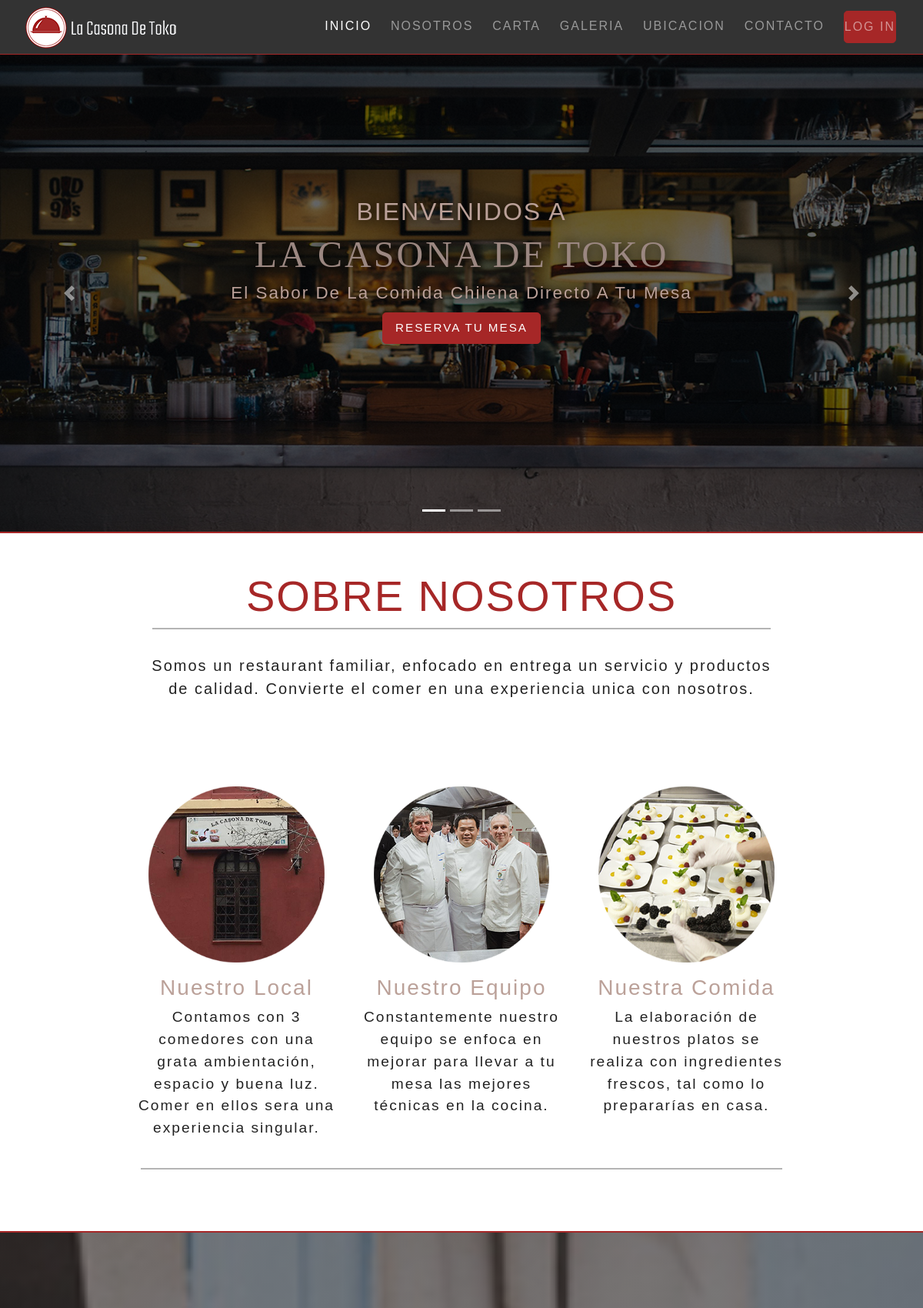
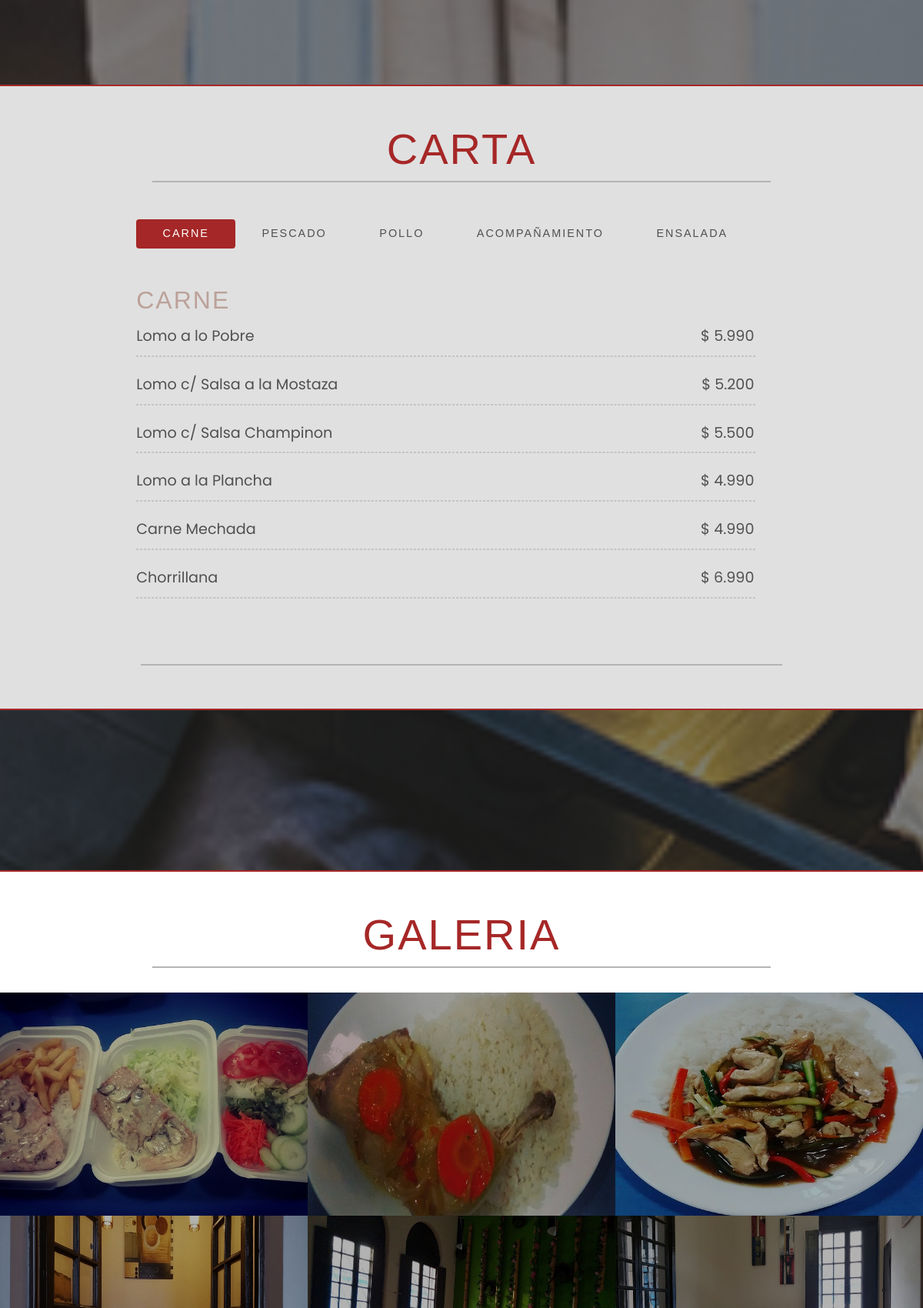
The page / (upper part) on the database its author committed (2 pictures, top to bottom).
### home/models.py (models this page shows, shortened)
class Nosotros(models.Model):
    descripcion = models.TextField()
    class Meta:
        verbose_name = 'Nosotros'
        verbose_name_plural = 'Nosotros'

class Contenido(models.Model):
    titulo = models.CharField(max_length=50)
    imagen = models.ImageField(upload_to='nosotros/')
    descripcion = models.TextField()
    class Meta:
        verbose_name = 'Contenido'
        verbose_name_plural = 'Contenido'
        ordering = ["-titulo"]

class TipoPlato(models.Model):
    nombre = models.CharField(max_length=50, verbose_name='Tipo de Plato')
    class Meta:
        verbose_name = 'Tipo de Plato'
        verbose_name_plural = 'Tipos de Plato'
    def __str__(self):
        return self.nombre

class Plato(models.Model):
    nombre = models.CharField(max_length=50, verbose_name='Nombre del Plato')
    precio = models.IntegerField(default=0, verbose_name='Precio')
    tipo_plato = models.ForeignKey(
        'TipoPlato', on_delete=models.SET_NULL, null=True, verbose_name='Tipo de Plato')
    class Meta:
        verbose_name = 'Plato'
        verbose_name_plural = 'Platos'
        ordering = ["tipo_plato"]

class Galeria(models.Model):
    titulo = models.CharField(max_length=50)
    imagen = models.ImageField(upload_to='galeria/')
    class Meta:
        verbose_name = 'Galeria'
        verbose_name_plural = 'Galeria'
        ordering = ["-titulo"]

### home/views.py (the view)
# urls.py: path('', views.home, name='home'),
def home(request):
    nosotros = Nosotros.objects.all()
    contenido = Contenido.objects.all()
    plato = Plato.objects.all()
    tipo_plato = TipoPlato.objects.all()
    galeria = Galeria.objects.all()
    context = {
        'nosotros': nosotros,
        'contenido': contenido,
        'plato': plato,
        'tipo_plato': tipo_plato,
        'galeria': galeria,
    }
    return render(request, 'home/index.html', context)

### home/templates/home/index.html (shortened to what this page needs)
{% extends 'base.html' %}
{% load static %}
{% load humanize %}
{% block content %}
    <div id="carrusel" class="carousel slide carousel-fade" data-rode="carousel">
        <ul class="carousel-indicators">
            <li data-target="#carrusel" data-slide-to="0" class="active"></li>
            <li data-target="#carrusel" data-slide-to="1"></li>
            <li data-target="#carrusel" data-slide-to="2"></li>
        </ul>
        <div class="carousel-inner">
            <div class="carousel-item active">
                <img class="img1" src="{% static 'img/carrusel/back1.jpg' %}" alt="b1">
                <div class="carousel-caption">
                    <h2 class="display-3">Bienvenidos A</h2>
                    <h1 class="display-1">La Casona De Toko</h1>
                    <h3>El Sabor De La Comida Chilena Directo A Tu Mesa</h3>
                    <a href="{% url 'reservacion:reserva_mesa' %}" class="btn btn-danger btn-lg">Reserva Tu Mesa</a>
                </div>
            </div>
        </div>
        <a class="carousel-control-prev" href="#carrusel" role="button" data-slide="prev">
            <span class="carousel-control-prev-icon" aria-hidden="true"></span>
        </a>
        <a class="carousel-control-next" href="#carrusel" role="button" data-slide="next">
            <span class="carousel-control-next-icon" aria-hidden="true"></span>
        </a>
    </div>
    <section id="nosotros">
        <div class="container-fluid padding">
            <div class="row nosotros text-center">
                <div class="col-12">
                    <h2 class="display-4">Sobre Nosotros</h2>
                    <hr>
                    {% for nosotros in nosotros %}
                    <div class="col-12">
                        <p class="lead">
                            {{nosotros.descripcion}}
                        </p>
                    </div>
                    {% endfor %}
                </div>
            </div>
            <div class="row nosotros text-center padding">
                {% for contenido in contenido %}
                    <div class="col-xs-12 col-sm-6 col-md-4">
                        <img class="img-fluid" src="{{contenido.imagen.url}}" alt="{{contenido.titulo}}">
                        <h3>{{contenido.titulo}}</h3>
                        <p>{{contenido.descripcion}}</p>
                    </div>
                {% endfor %}
                <hr>
            </div>
        </div>
    </section>
    <div id="p1" class="parallax">
    </div>
     <section id="carta">
         <div class="container-fluid padding">
             <div class="row carta text-center">
                 <div class="col-12">
                     <h2 class="display-4">Carta</h2>
                     <hr>
                 </div>
             </div>
             <div class="row carta-content">
                 <div class="col-12">
                     <div class="carta-left">
                         <nav class="nav nav-pills nav-fill mb-3">
                             {% for tipo_plato in tipo_plato %}
                             {% if forloop.first %}
                             <a class="nav-item nav-link active" data-toggle="pill"
                                 href="#{{tipo_plato}}">{{tipo_plato.nombre}}</a>
                             {% else %}
                             <a class="nav-item nav-link" data-toggle="pill"
                                 href="#{{tipo_plato}}">{{tipo_plato.nombre}}</a>
                             {% endif %}
                             {% endfor %}
                         </nav>
                         <div class="tab-content">
                             {% for tipo_plato in tipo_plato %}
                             {% if forloop.first %}
                             <div id="{{tipo_plato}}" class="tab-pane fade show active">
                                 <h3>{{tipo_plato.nombre}}</h3>
                                 {% for plato in plato %}
                                 {% if plato.tipo_plato == tipo_plato %}
                                 <ul>
                                     <li>{{plato.nombre}} <span>$ {{plato.precio|intcomma}}</span>
                                         <hr>
                                     </li>
                                 </ul>
                                 {% endif %}
                                 {% endfor %}
                             </div>
                             {% endif %}
                             {% endfor %}
                         </div>
                     </div>
                 </div>
                 <hr>
             </div>
         </div>
     </section>
    <div id="p2" class="parallax">
    </div>
    <section id="galeria">
        <div class="container-fluid padding">
            <div class="row galeria text-center">
                <div class="col-12">
                    <h2 class="display-4">Galeria</h2>
                    <hr>
                </div>
            </div>
            <div class="gal-cont">
                <div class="row no-padding">
                    {% for galeria in galeria %}
                    <div class="col-sm-4">
                        <div class="gal-img">
                            <a class="lightbox" href="{{ galeria.imagen.url }}"><img src="{{ galeria.imagen.url }}"
                                    alt="{{galeria.titulo}}"></a>
                        </div>
                    </div>
                    {% endfor %}
                </div>
            </div>
        </div>
    </section>
{% endblock content %}

### templates/base.html (shortened to what this page needs)
{% load static %}
<!DOCTYPE html>
<html lang="es">
<head>
    <link rel="stylesheet" href="{% static 'css/bootstrap.min.css' %}">
    <link rel="stylesheet" href="{% static 'css/baguetteBox.min.css' %}">
    <link rel="stylesheet" href="{% static 'css/style.css' %}">
    <link rel="stylesheet" href="{% static 'css/reservacion.css' %}">
    <link rel="stylesheet" href="{% static 'css/login.css' %}">
</head>
<body>
    <header id="navbar" class="navbar navbar-default navbar-expand-md navbar-dark">
        <div class="container-fluid">
            <a href="{% url 'home:home'%}" class="navbar-brand"><img src="{% static 'img/logo.png' %}" alt=""></a>
            <div class="collapse navbar-collapse text-light" id="navbarResponsive">
                <ul class="navbar-nav ml-auto">
                    <li class="nav-item active"><a href="{% url 'home:home' %}" class="nav-link">Inicio</a></li>
                    <li class="nav-item"><a href="{% url 'home:home' %}#nosotros" class="nav-link">Nosotros</a></li>
                    <li class="nav-item"><a href="{% url 'home:home' %}#carta" class="nav-link">Carta</a></li>
                    <li class="nav-item"><a href="{% url 'home:home' %}#galeria" class="nav-link">Galeria</a></li>
                    <li class="nav-item"><a href="{% url 'home:home' %}#ubicacion" class="nav-link">Ubicacion</a></li>
                    <li class="nav-item"><a href="{% url 'home:home' %}#contacto" class="nav-link">Contacto</a></li>
                    {% if user.is_authenticated %}
                        <li class="nav-item">
                            <div class="btn-group">
                                <button type="button" class="btn btn-danger dropdown-toggle" data-toggle="dropdown"
                                    aria-haspopup="true" aria-expanded="false">
                                    {{user.username}}
                                </button>
                                <div class="dropdown-menu dropdown-menu-right">
                                    <h6 class="dropdown-header">Bienvenido {{user.username}}:</h6>
                                    {% if user.is_superuser %}
                                        <button class="dropdown-item"
                                            onclick="location.href='{% url 'admin:index' %}'"><i
                                                class="fas fa-cogs"></i> Admin Panel</button>
                                        <button class="dropdown-item"
                                            onclick="location.href='http://127.0.0.1:8000/api/users/'"><i
                                                class="fas fa-user-plus"></i> Agregar
                                            Usuario</button>
                                        <button class="dropdown-item"
                                            onclick="location.href='http://127.0.0.1:8000/api/groups/'"><i
                                                class="fas fa-plus-square"></i> Agregar
                                            Grupo</button>
                                        <div class="dropdown-divider"></div>
                                        <button class="dropdown-item" onclick="location.href='{% url 'logout' %}'"><i
                                                class="fas fa-sign-out-alt"></i>Log Out</button>
                                    {% elif user.is_staff %}
                                        <button class="dropdown-item"
                                            onclick="location.href='{% url 'admin:index' %}'"><i
                                                class="fas fa-cogs"></i> Admin Panel</button>
                                        <button class="dropdown-item"
                                            onclick="location.href='http://127.0.0.1:8000/api/platos/'"><i
                                                class="fas fa-drumstick-bite"></i> Agregar
                                            Plato</button>
                                        <button class="dropdown-item"
                                            onclick="location.href='http://127.0.0.1:8000/api/tipoplatos/'"><i
                                                class="fas fa-utensils"></i> Agregar
                                            Categoria</button>
                                        <button class="dropdown-item"
                                            onclick="location.href='http://127.0.0.1:8000/api/galeria/'"><i
                                                class="far fa-images"></i> Agregar
                                            Foto</button>
                                        <button class="dropdown-item"
                                            onclick="location.href='http://127.0.0.1:8000/api/reservacion/'"><i
                                                class="fas fa-calendar-check"></i> Agregar
                                            Reserva</button>
                                        <div class="dropdown-divider"></div>
                                        <button class="dropdown-item" onclick="location.href='{% url 'logout' %}'"><i
                                                class="fas fa-sign-out-alt"></i> Log Out</button>
                                    {% endif %}
                                </div>
                            </div>
                        </li>
                    {% else %}
                        <li class="nav-item"><a href="{% url 'login' %}"
                                class="nav-link btn btn-danger btn-lg">Log In</a></li>
                    {% endif %}
                </ul>
            </div>
        </div>
    </header>
    {% block content %}
    {% endblock content %}
</body>
</html>

### rows shown on the page
Nosotros: descripcion "Somos un restaurant familiar, enfocado en entrega un servicio y productos de calidad. Convierte el comer en una experiencia unica con nosotros."
Contenido: imagen (picture), titulo "Nuestro Local", descripcion "Contamos con 3 comedores con una grata ambientación, espacio y buena luz. Comer en ellos sera una experiencia singular."
Contenido: imagen (picture), titulo "Nuestro Equipo", descripcion "Constantemente nuestro equipo se enfoca en mejorar para llevar a tu mesa las mejores técnicas en la cocina."
Contenido: imagen (picture), titulo "Nuestra Comida", descripcion "La elaboración de nuestros platos se realiza con ingredientes frescos, tal como lo prepararías en casa."
TipoPlato: nombre "CARNE"
TipoPlato: nombre "PESCADO"
TipoPlato: nombre "POLLO"
TipoPlato: nombre "ACOMPAÑAMIENTO"
TipoPlato: nombre "ENSALADA"
Plato: nombre "Lomo a lo Pobre", precio "5.990"
Plato: nombre "Lomo c/ Salsa a la Mostaza", precio "5.200"
Plato: nombre "Lomo c/ Salsa Champinon", precio "5.500"
Plato: nombre "Lomo a la Plancha", precio "4.990"
Plato: nombre "Carne Mechada", precio "4.990"
Plato: nombre "Chorrillana", precio "6.990"
Galeria: imagen (picture)
Galeria: imagen (picture)
Galeria: imagen (picture)
Galeria: imagen (picture)
Galeria: imagen (picture)
Galeria: imagen (picture)
